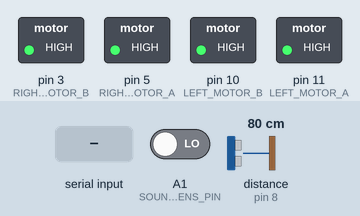
Simulated run of this sketch. Board: Arduino Uno, built with avr-gcc and run on an emulated ATmega328P. On the bench: switched loads named in the sketch (green lamp = pin HIGH). Wiring (inferred from the names in the program): ultrasonic range finder: trigger pin 7; echo pin 8. Inputs (shaded band) come from the test bench; at power-on: A1 (SOUND_SENS_PIN) LOW, distance to the obstacle (sensor on pin 8) 80 cm. The echo pulse lasts 58.3 µs per cm; pins used as bus, display or sensor lines are not drawn; what the sketch prints to the serial monitor is not drawn.

Above: at 1.2 s.
1.3 s: "90,45,200\n" received over Serial
At 1.7 s:
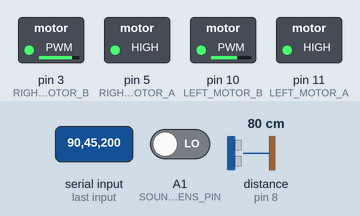
3.3 s: "30,150,10\n" received over Serial
At 3.7 s:
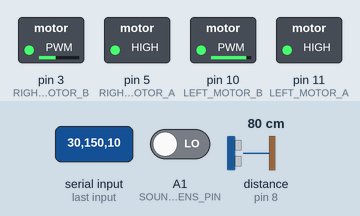
5.3 s: "1,90\n" received over Serial
At 5.7 s:
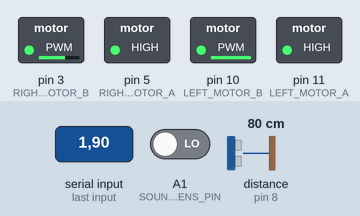
Timing chart, 0 to 8.3 s (numbered marks = the images above; inputs shaded):
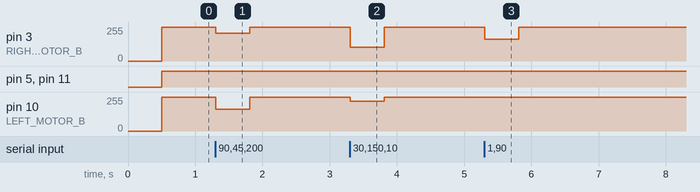

Measured:
- after the input at 1.3 s, pin 3 (RIGHT_MOTOR_B): 255/255 → 210/255 at once, → 255/255 0.51 s later; pin 10 (LEFT_MOTOR_B): 255/255 → 165/255 at once, → 255/255 0.51 s later
- after the input at 3.3 s, pin 3 (RIGHT_MOTOR_B): 255/255 → 105/255 at once, → 255/255 0.51 s later; pin 10 (LEFT_MOTOR_B): 255/255 → 225/255 at once, → 255/255 0.51 s later
- after the input at 5.3 s, pin 3 (RIGHT_MOTOR_B): 255/255 → 165/255 at once, → 255/255 0.51 s later; pin 10 (LEFT_MOTOR_B): 255/255 → 254/255 at once, → 255/255 0.51 s later

The sketch:

OrangeBot_Arduino.ino
```cpp
#define LEFT_MOTOR_A  11
#define LEFT_MOTOR_B  10

#define RIGHT_MOTOR_A  5
#define RIGHT_MOTOR_B  3

#define US_TRIG_PIN 7
#define US_ECHO_PIN 8

#define SOUND_SENS_PIN A1

unsigned long currentTime = millis();
unsigned long previousTime = millis();
unsigned long PrTime = millis();
int timeflag = 1;
long distance_to_object;

void drive(int left_pwm, int right_pwm)
{
  if (left_pwm >= 0) {
    digitalWrite(LEFT_MOTOR_A, 1);
    analogWrite(LEFT_MOTOR_B, 255 - left_pwm);
  }
  else {
    left_pwm = -left_pwm;
    digitalWrite(LEFT_MOTOR_B, 1);
    analogWrite(LEFT_MOTOR_A, 255 - left_pwm);
  }

  if (right_pwm >= 0) {
    digitalWrite(RIGHT_MOTOR_A, 1);
    analogWrite(RIGHT_MOTOR_B, 255 - right_pwm);
  }
  else {
    right_pwm = -right_pwm;
    digitalWrite(RIGHT_MOTOR_B, 1);
    analogWrite(RIGHT_MOTOR_A, 255 - right_pwm);
  }
}


void send_distance_to_object(unsigned long Time)
{
  long duration, distance_cm;

  if (timeflag == 1)
  {
    digitalWrite(US_TRIG_PIN, LOW);
    timeflag = 2;
  }

  if (Time - PrTime >= 2 && timeflag == 2)
  {
    digitalWrite(US_TRIG_PIN, HIGH);
    timeflag = 3;
  }

  if (Time - PrTime >= 12 && timeflag == 3)
  {
    digitalWrite(US_TRIG_PIN, LOW);
    timeflag = 1;
    PrTime = Time;
    // Засекаем время возвращения сигнала
    duration = pulseIn(US_ECHO_PIN, HIGH, 30000);  // 30 ms тайм-аут
    distance_cm = duration * 0.034 / 2;

    if (distance_cm <= 0 || distance_cm > 60)
      distance_cm = 60;
    Serial.println(distance_cm);
  }
}


void send_sound_info() {
  int sound_level = digitalRead(SOUND_SENS_PIN);

  Serial.println(sound_level + 70);
}


void setup() {
  Serial.begin(19200);
  pinMode(LEFT_MOTOR_A, OUTPUT);
  pinMode(LEFT_MOTOR_B, OUTPUT);
  pinMode(RIGHT_MOTOR_A, OUTPUT);
  pinMode(RIGHT_MOTOR_B, OUTPUT);
  pinMode(US_TRIG_PIN, OUTPUT);
  pinMode(US_ECHO_PIN, INPUT);
  pinMode(SOUND_SENS_PIN, INPUT);
}

void loop() {
  currentTime = millis();

  ///send distance to orange
  send_distance_to_object(currentTime);
  send_sound_info();

  //Serial.println(currentTime);
  if (Serial.available() > 0) {
    String data = Serial.readStringUntil('\n');
    int commaIndex = data.indexOf(',');

    if (commaIndex > 0) {
      int left_pwm = data.substring(0, commaIndex).toInt();
      int right_pwm = data.substring(commaIndex + 1).toInt();
      int status = data.substring(commaIndex + 2).toInt();
      /*
        Serial.print("L: ");
        Serial.print(left_pwm);
        Serial.print("  R: ");
        Serial.println(right_pwm);
      */
      drive(left_pwm, right_pwm);

      previousTime = millis();
    }
  }
  else if (currentTime - previousTime > 500) drive(0, 0);
}
```
